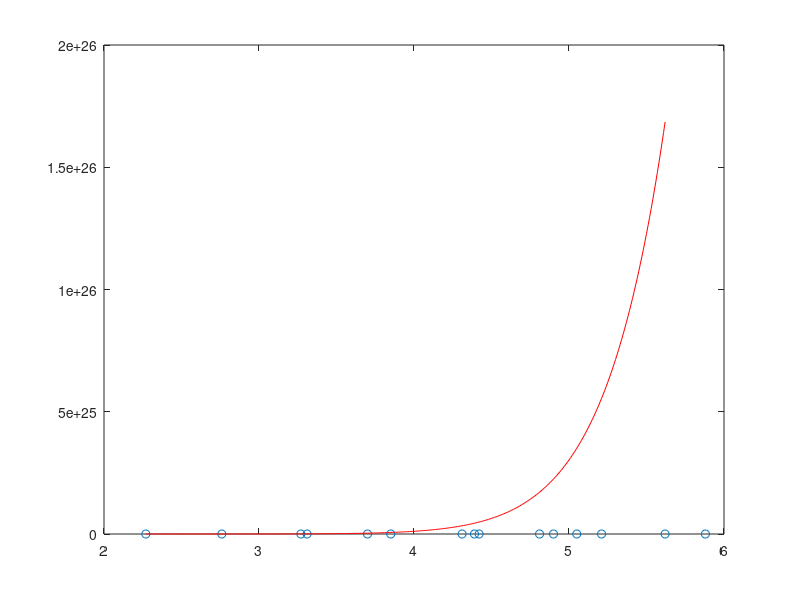

MATLAB code to generate this figure:
clear all;clc;
p=[341948,1092759,5491,49375,1340000,365,2500,78200,867023,14000,23700,70700,304500,138000,2602000];
v=[4.81 5.88 3.31 4.90 5.62 2.76 2.27 3.85 5.21 3.70 3.27 4.31 4.42 4.39 5.05];
a=[1,4.81;1,5.88;1,3.31;1,4.90;1,5.62;1,2.76;1,2.27;1,3.85;1,5.21;1,3.70;1,3.27;1,4.31;1,4.42;1,4.39;1,5.05];
for i=2:14
    a=[a,a(:,2).^i];
end
b=p';
m=a\b;
x=2.27:0.01:5.62;
y=0;
for i=1:15
    y=y+m(i)*x.^(i-1);
end
n=polyfit(v,p,14);
z=0;
for i=1:15
    z=z+n(i)*x.^(i-1);
end
plot(v,p,'o');
hold on;
% plot(x,y,'b');
% hold on;
plot(x,z,'r');